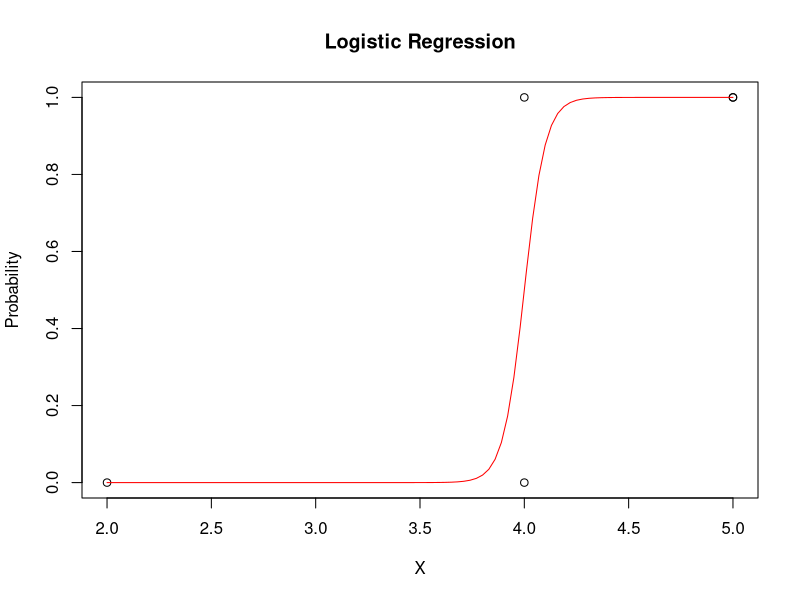

The R script that drew this image:
# Example data
my_data <- data.frame(
  outcome = c(0, 1, 1, 0, 1),
  x = c(2, 4, 5, 4, 5)
)

# Fit logistic regression model
logistic_model <- glm(outcome ~ x, data = my_data, family = "binomial")

cat("summary statistics of the logistic model : \n\n")
print(summary(logistic_model))
cat("\n\n")

cat("coefficients of the logistic model : \n\n")
print(coefficients(logistic_model))
cat("\n\n")

# New data for predictions
new_data <- data.frame(x = c(6, 7, 8))

# Predictions on new data
cat("prediction new : \n\n")
predictions_new <- predict(logistic_model, newdata = new_data, type = "response")
print(predictions_new)
cat("\n\n")

# Scatter plot of the data
plot(my_data$x, my_data$outcome,
     main = "Logistic Regression",
     xlab = "X",
     ylab = "Probability")

# Add logistic curve
curve(predict(logistic_model, data.frame(x = x), type = "response"),
      add = TRUE,
      col = "red")
